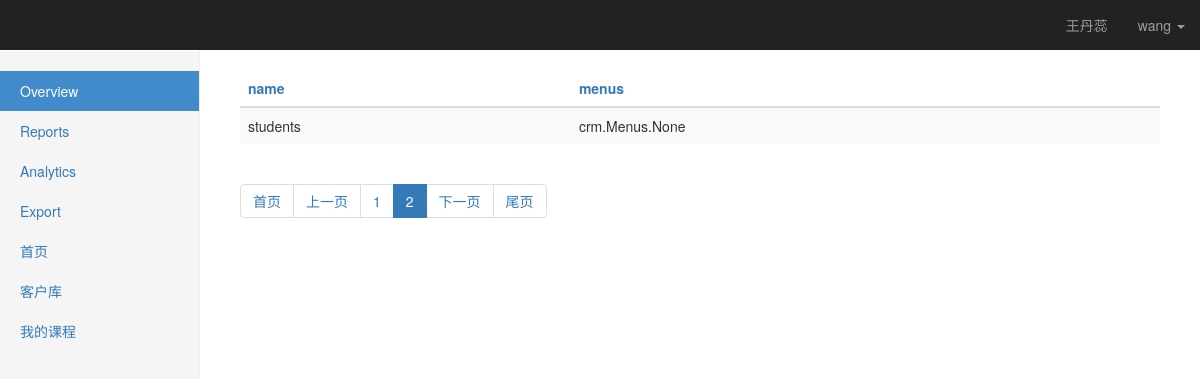
Page /nbadmin//crm/role?p=2 (signed in) on the committed database.
### crm/models.py (models this page shows, shortened)
class UserProfile(models.Model):
    user = models.OneToOneField(User,on_delete=models.CASCADE)
    name = models.CharField(max_length=64,verbose_name="姓名")
    role = models.ManyToManyField("Role",blank=True,null=True)

class Menus(models.Model):
    name=models.CharField(max_length=60)
    url_type_choice=((1,'absolute'),(2,'dynamic'))
    url_type=models.SmallIntegerField(choices=url_type_choice,default=0)
    url_name=models.CharField(max_length=128)
    class Meta:
        unique_together=('name','url_name')

class Role(models.Model):
    name = models.CharField(max_length=64,unique=True)
    menus=models.ManyToManyField('Menus',blank=True,null=True)

### nbadmin/views.py (the view)
# urls.py: url(r'^/(\w+)/(\w+)$', views.table_obj_list, name='table_obj_list'),
@login_required
def table_obj_list(request,app_name,models_name):
    admin_class = site.enabled_admins[app_name][models_name]
    admin_class.models_name = models_name
    if len(request.GET) <= 1:
        total_count=admin_class.model.objects.all().count()
        current_page=request.GET.get('p',default=1)
        pagenator=pager.Pagination(total_count,current_page,1)
        models_obj=admin_class.model.objects.all()[pagenator.start():pagenator.end()]
        admin_class.filter_dicts =[]
    else:
        models_obj,filter_dicts,pagenator=get_filter_result(request,admin_class.model,)
        admin_class.filter_dicts=filter_dicts
    return render(request,'nbadmin/table_obj_list.html',{'models_obj':models_obj,'admin_class':admin_class,'page_str':mark_safe(pagenator.page_str(request.path))})

### nbadmin/pager.py (called while the page is built, shortened)
    def start(self):
        return (self.current_page-1) * self.per_page_item_num

    def end(self):
        return self.current_page * self.per_page_item_num

    @property
    def num_pages(self):
        a,b = divmod(self.total_count,self.per_page_item_num)
        if b == 0:
            return a
        return a+1

    def pager_num_range(self):
        if self.num_pages < self.max_page_num:
            return range(1,self.num_pages+1)

### nbadmin/templatetags/nbadmin_tag.py (called while the page is built)
@register.simple_tag
def build_table_row(models_obj,admin_class):
    ele = ''
    if  admin_class.list_display:
        for column_name in admin_class.list_display:
                column_obj=admin_class.model._meta.get_field(column_name)
                if column_obj.choices:
                    column_data = getattr(models_obj, 'get_%s_display'%column_name)()
                else:
                    column_data=getattr(models_obj,column_name)
                ta_ele='<td>%s</td>'%column_data
                ele=ele+ta_ele
    else:
        ele=ele+'<td>%s</td>'%models_obj
    return  mark_safe(ele)

### nbadmin/templates/nbadmin/table_obj_list.html (shortened to what this page needs)
{% extends 'nbadmin/index.html' %}
{% block right_content %}
    {% load nbadmin_tag %}
        <table class="table table-striped">
        <thead>
        {% if admin_class.list_display %}
        <tr>
        {% for column_name in admin_class.list_display %}
            <th><a href="?_o={{ forloop.counter0 }}">{{ column_name}}</a></th>
        {% endfor %}
        </tr>
            {% else %}
            <tr><th> {{ admin_class.models_name }}</th></tr>
         {% endif %}
        </thead>
        <tbody>
        {% for per_obj in models_obj %}
            <tr>
            {% build_table_row per_obj admin_class %}
            </tr>
        {% endfor %}
        </tbody>
</table>
    <nav aria-label="...">
  <ul class="pagination">
        {{ page_str }}
  </ul>
</nav>
{% endblock %}

### nbadmin/templates/nbadmin/index.html (shortened to what this page needs)
{% extends 'nbadmin/base.html' %}
{% block body %}
    <body>
    <nav class="navbar navbar-inverse navbar-fixed-top">
      <div class="container-fluid">
        <div class="navbar-header">
          <a class="navbar-brand" href="#">{% block pro_name %}{% endblock %}</a>
        </div>
        <div id="navbar" class="navbar-collapse collapse">
          <ul class="nav navbar-nav navbar-right">
            <li><a href="https://v3.bootcss.com/examples/dashboard/#">{{ request.user.userprofile.name }}</a></li>
              <li class="dropdown">
              <a href="#" class="dropdown-toggle" data-toggle="dropdown" role="button" aria-haspopup="true" aria-expanded="true">{{ request.user.username }} <span class="caret"></span></a>
            </li>
          </ul>
        </div>
      </div>
    </nav>
    <div class="container-fluid">
      <div class="row">
        <div class="col-sm-3 col-md-2 sidebar">
          <ul class="nav nav-sidebar">
            <li class="active"><a href="https://v3.bootcss.com/examples/dashboard/#">Overview <span class="sr-only">(current)</span></a></li>
            <li><a href="https://v3.bootcss.com/examples/dashboard/#">Reports</a></li>
            <li><a href="https://v3.bootcss.com/examples/dashboard/#">Analytics</a></li>
            <li><a href="https://v3.bootcss.com/examples/dashboard/#">Export</a></li>
              {% for role in request.user.userprofile.role.select_related %}
                  {% for menu in role.menus.select_related %}
                  <li><a href="{% if menu.url_type == 1 %}{{ menu.url_name }}{% else %}{% url menu.url_name  %}{% endif %}">{{ menu.name }}</a></li>
                  {% endfor %}
              {% endfor %}
          </ul>
        </div>
        <div class="col-sm-9 col-sm-offset-3 col-md-10 col-md-offset-2 main">
            {% block right_content %}{% endblock %}
        </div>
      </div>
    </div>
</body>
{% endblock %}

### static/css/dashboard.css (style rules this page uses)
body { padding-top: 50px; }
.navbar-fixed-top { border: 0; }
.sidebar { display: none; }
@media (min-width: 768px) { .sidebar { position: fixed; top: 51px; bottom: 0; left: 0; z-index: 1000; display: block; padding: 20px; overflow-x: hidden; overflow-y: auto; background-color: #f5f5f5; border-right: 1px solid #eee; } }
.nav-sidebar { margin-right: -21px; margin-bottom: 20px; margin-left: -20px; }
.nav-sidebar > li > a { padding-right: 20px; padding-left: 20px; }
.nav-sidebar > .active > a, .nav-sidebar > .active > a:hover, .nav-sidebar > .active > a:focus { color: #fff; background-color: #428bca; }
.main { padding: 20px; }
@media (min-width: 768px) { .main { padding-right: 40px; padding-left: 40px; } }

### rows in the picture
Menus: name "首页"
Menus: name "客户库"
Role: name+id "students crm.Menus.None"
Menus: name "我的课程"

### other values in the picture
{{ request.user.userprofile.name }} "王丹蕊"
{{ request.user.username }} "wang"
{{ column_name }} "name" "menus"
{{ page_str }} "首页 上一页 1 2 下一页 尾页"
